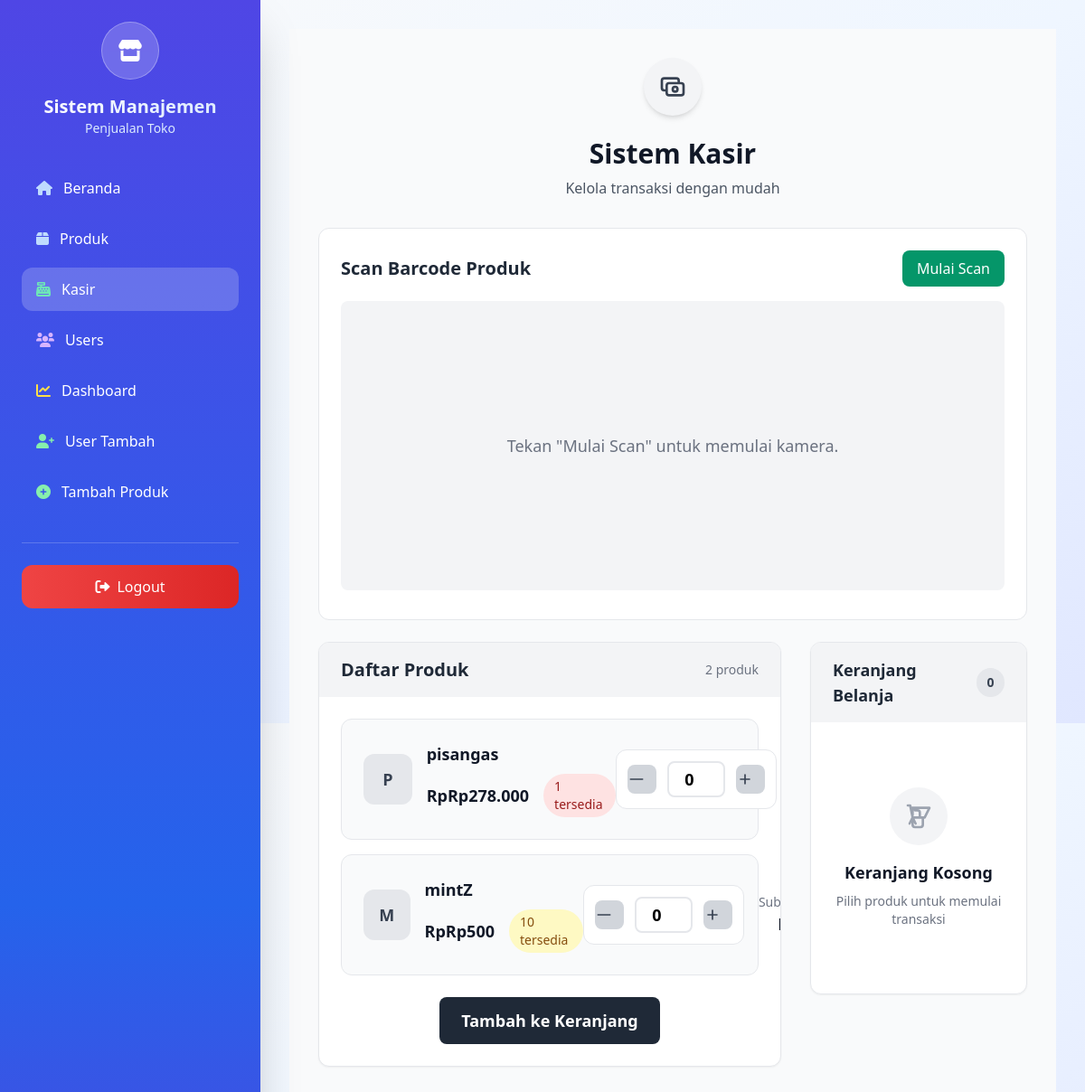
Page /kasir/ (signed in) on the committed database.
### Toko/models.py (models this page shows, shortened)
class Product(models.Model):
    name = models.CharField(max_length=255, verbose_name=_("Nama Produk"))
    barcode = models.CharField(max_length=100, blank=True, null=True, unique=True, verbose_name=_("Barcode"))  # Tambahkan ini
    description = models.TextField(verbose_name=_("Deskripsi"))
    price = models.DecimalField(max_digits=10, decimal_places=2, verbose_name=_("Harga Jual"))
    cost = models.DecimalField(max_digits=10, decimal_places=2, verbose_name=_("Harga Modal"), default=0)
    stock = models.PositiveIntegerField(verbose_name=_("Stok"))
    category = models.ForeignKey(Category, on_delete=models.CASCADE, related_name="products", verbose_name=_("Kategori"))
    supplier = models.ForeignKey(Supplier, on_delete=models.SET_NULL, null=True, blank=True, verbose_name=_("Supplier"))
    image = models.ImageField(upload_to='product_images/', blank=True, null=True, verbose_name=_("Gambar Produk"))
    qr_image = models.ImageField(upload_to='product_qr/', blank=True, null=True, verbose_name=_("QR Code"))
    class Meta:
        verbose_name = _("Produk")
        verbose_name_plural = _("Produk")

### Toko/views.py (the view)
    def _wrapped_view(request, *args, **kwargs):
        user = request.user
        if not user.is_authenticated:
            return redirect('login')
        if hasattr(user, 'userprofile') and (user.userprofile.role == 'kasir' or user.userprofile.role == 'admin'):
            return view_func(request, *args, **kwargs)
        return HttpResponseForbidden("Anda tidak memiliki akses ke halaman ini.")

### Toko/templatetags/idr.py (called while the page is built)
@register.filter
def idr(value):
    try:
        value = int(value)
        return "Rp{:,.0f}".format(value).replace(",", ".")
    except:
        return value

### Toko/views.py (called while the page is built, shortened)
def kasir_only(view_func):
    def _wrapped_view(request, *args, **kwargs):
        user = request.user
        if not user.is_authenticated:
            return redirect('login')
        if hasattr(user, 'userprofile') and (user.userprofile.role == 'kasir' or user.userprofile.role == 'admin'):
            return view_func(request, *args, **kwargs)
        return HttpResponseForbidden("Anda tidak memiliki akses ke halaman ini.")
    return _wrapped_view

@login_required
@kasir_only
def kasir(request):
    produk_list = Product.objects.all()
    keranjang = request.session.get('keranjang', {})
    keranjang_items = []
    total = 0
    for pk, qty in keranjang.items():
        produk = get_object_or_404(Product, pk=pk)
        subtotal = produk.price * qty
        keranjang_items.append({'produk': produk, 'qty': qty, 'subtotal': subtotal})
        total += subtotal
    return render(request, 'kasir.html', {
        'produk_list': produk_list,
        'keranjang_items': keranjang_items,
        'total': total
    })

### Toko/templates/kasir.html (shortened to what this page needs)
{% extends "sidebar.html" %} {% load dict_extras idr %} {% block content %}
<div class="min-h-screen bg-gray-50 py-8">
  <div class="max-w-7xl mx-auto px-4 sm:px-6 lg:px-8">
    <div class="text-center mb-8">
      <div
        class="inline-flex items-center justify-center w-16 h-16 bg-gray-100 rounded-full mb-6 shadow-md"
      >
        <svg
          class="w-8 h-8 text-gray-700"
          fill="none"
          stroke="currentColor"
          viewBox="0 0 24 24"
        >
          <path
            stroke-linecap="round"
            stroke-linejoin="round"
            stroke-width="2"
            d="M17 9V7a2 2 0 00-2-2H5a2 2 0 00-2 2v6a2 2 0 002 2h2m2 4h10a2 2 0 002-2v-6a2 2 0 00-2-2H9a2 2 0 00-2 2v6a2 2 0 002 2zm7-5a2 2 0 11-4 0 2 2 0 014 0z"
          />
        </svg>
      </div>
      <h1 class="text-3xl font-semibold text-gray-900 mb-2">Sistem Kasir</h1>
      <p class="text-gray-600">Kelola transaksi dengan mudah</p>
    </div>
    <div class="bg-white rounded-xl border border-gray-200 p-6 mb-6">
      <div class="flex items-center justify-between mb-4">
        <h2 class="text-xl font-semibold text-gray-800">Scan Barcode Produk</h2>
        <div class="flex space-x-2">
          <button
            id="startButton"
            onclick="startScan()"
            class="px-4 py-2 bg-emerald-600 text-white rounded-lg hover:bg-emerald-500"
          >
            Mulai Scan
          </button>
        </div>
      </div>
      <div
        id="qr-reader"
        class="w-full h-80 rounded-lg overflow-hidden bg-gray-100 flex items-center justify-center"
      >
        <p class="text-gray-500 text-lg" id="initialMessage">Tekan "Mulai Scan" untuk memulai kamera.</p>
      </div>
    </div>
    <div class="grid grid-cols-1 lg:grid-cols-3 gap-8">
      <div class="lg:col-span-2">
        <div
          class="bg-white rounded-xl shadow-sm border border-gray-200 overflow-hidden"
        >
          <div class="bg-gray-100 px-6 py-4">
            <div class="flex items-center justify-between">
              <h2 class="text-xl font-semibold text-gray-800">Daftar Produk</h2>
              <div class="text-gray-500 text-sm">
                {{ produk_list|length }} produk
              </div>
            </div>
          </div>
          <form method="post" id="kasir-form" class="p-6">
            <div class="space-y-4">
              {% for produk in produk_list %}
              <div
                class="group bg-gray-50 border border-gray-200 rounded-xl p-6 hover:shadow-sm transition-all duration-200"
              >
                <div class="flex items-center justify-between">
                  <div class="flex items-center space-x-4">
                    <div
                      class="w-14 h-14 bg-gray-200 rounded-xl flex items-center justify-center group-hover:scale-105 transition-transform duration-200"
                    >
                      <span class="text-gray-700 font-semibold text-lg"
                        >{{ produk.name|first|upper }}</span
                      >
                    </div>
                    <div>
                      <h3
                        class="text-lg font-semibold text-gray-900 group-hover:text-gray-700 transition-colors duration-200"
                      >
                        {{ produk.name }}
                      </h3>
                      <div class="mt-2">
                        <div class="flex items-center space-x-4">
                          <span class="text-lg font-semibold text-gray-900"
                            >Rp{{ produk.price|idr }}</span
                          >
                          {% if produk.stock > 10 %}
                          <span
                            class="inline-flex items-center px-3 py-1 rounded-full text-sm font-medium bg-green-100 text-green-800"
                          >
                            {{ produk.stock }} tersedia
                          </span>
                          {% elif produk.stock > 5 %}
                          <span
                            class="inline-flex items-center px-3 py-1 rounded-full text-sm font-medium bg-yellow-100 text-yellow-800"
                          >
                            {{ produk.stock }} tersedia
                          </span>
                          {% elif produk.stock > 0 %}
                          <span
                            class="inline-flex items-center px-3 py-1 rounded-full text-sm font-medium bg-red-100 text-red-800"
                          >
                            {{ produk.stock }} tersedia
                          </span>
                          {% else %}
                          <span
                            class="inline-flex items-center px-3 py-1 rounded-full text-sm font-medium bg-gray-200 text-gray-500"
                          >
                            Stok habis
                          </span>
                          {% endif %}
                        </div>
                      </div>
                    </div>
                  </div>
                  <div class="flex items-center space-x-4">
                    <div
                      class="flex items-center space-x-3 bg-white rounded-xl p-3 border border-gray-200"
                    >
                      <button
                        type="button"
                        onclick="decreaseQty('qty_{{ produk.pk }}')"
                        class="w-8 h-8 bg-gray-300 rounded-lg text-gray-700"
                      >
                        <svg
                          class="w-5 h-5"
                          fill="none"
                          stroke="currentColor"
                          viewBox="0 0 24 24"
                        >
                          <path
                            stroke-linecap="round"
                            stroke-linejoin="round"
                            stroke-width="2"
                            d="M20 12H4"
                          />
                        </svg>
                      </button>
                      <input
                        type="number"
                        name="qty_{{ produk.pk }}"
                        id="qty_{{ produk.pk }}"
                        min="0"
                        max="{{ produk.stock }}"
                        value="0"
                        onchange="updateTotal()"
                        class="w-16 h-10 text-center text-lg font-semibold border-2 border-gray-200 rounded-lg focus:border-emerald-500 focus:ring-2 focus:ring-emerald-200 focus:outline-none transition-all duration-200"
                      />
                      <button
                        type="button"
                        onclick="increaseQty('qty_{{ produk.pk }}', {{ produk.stock }})"
                        class="w-8 h-8 bg-gray-300 rounded-lg text-gray-700"
                      >
                        <svg
                          class="w-5 h-5"
                          fill="none"
                          stroke="currentColor"
                          viewBox="0 0 24 24"
                        >
                          <path
                            stroke-linecap="round"
                            stroke-linejoin="round"
                            stroke-width="2"
                            d="M12 6v6m0 0v6m0-6h6m-6 0H6"
                          />
                        </svg>
                      </button>
                    </div>
                    <div class="text-right">
                      <p class="text-sm text-gray-500">Subtotal</p>
                      <p
                        class="text-lg font-semibold text-gray-900"
                        id="subtotal_{{ produk.pk }}"
                      >
                      </p>
                    </div>
                  </div>
                </div>
              </div>
              {% endfor %}
            </div>
            <div class="mt-6 text-center">
              <button
                type="submit"
                class="inline-flex items-center px-6 py-3 bg-gray-800 text-white text-lg font-semibold rounded-lg hover:bg-gray-700 focus:outline-none focus:ring-2 focus:ring-gray-500 focus:ring-offset-2 transform transition-all duration-200"
              >
                Tambah ke Keranjang
              </button>
            </div>
          </form>
        </div>
      </div>
      <div class="lg:col-span-1">
        <div
          class="bg-white rounded-xl shadow-sm border border-gray-200 overflow-hidden sticky top-8"
        >
          <div class="bg-gray-100 px-6 py-4">
            <div class="flex items-center justify-between">
              <h3 class="text-lg font-semibold text-gray-800">
                Keranjang Belanja
              </h3>
              <div
                class="w-8 h-8 bg-gray-200 rounded-full flex items-center justify-center"
              >
                <span class="text-gray-700 font-bold text-sm"
                  >{{ keranjang_items|length }}</span
                >
              </div>
            </div>
          </div>
          <div class="p-6">
            {% if keranjang_items %}
            <div class="space-y-4 max-h-96 overflow-y-auto">
              {% for item in keranjang_items %}
              <div
                class="flex items-center justify-between p-4 bg-gray-50 border border-gray-200 rounded-xl hover:shadow-sm transition-all duration-200"
              >
                <div class="flex items-center space-x-3">
                  <div
                    class="w-10 h-10 bg-gray-200 rounded-lg flex items-center justify-center"
                  >
                    <span class="text-gray-700 font-semibold text-sm"
                      >{{ item.produk.name|first|upper }}</span
                    >
                  </div>
                  <div>
                    <h4 class="font-semibold text-gray-900 text-sm">
                      {{ item.produk.name }}
                    </h4>
                    <p class="text-xs text-gray-500">
                      {{ item.qty }} x Rp{{ item.produk.price|idr}}
                    </p>
                  </div>
                </div>
                <div class="text-right">
                  <p class="font-semibold text-gray-900">
                    Rp{{ item.subtotal|idr }}
                  </p>
                </div>
              </div>
              {% endfor %}
            </div>
            {% else %}
            <div class="text-center py-12">
              <div
                class="w-16 h-16 bg-gray-100 rounded-full flex items-center justify-center mx-auto mb-4"
              >
                <svg
                  class="w-8 h-8 text-gray-400"
                  fill="none"
                  stroke="currentColor"
                  viewBox="0 0 24 24"
                >
                  <path
                    stroke-linecap="round"
                    stroke-linejoin="round"
                    stroke-width="2"
                    d="M3 3h2l.4 2M7 13h10l4-8H5.4m0 0L7 13m0 0l-2.5 5M7 13l2.5 5m6-5v6a2 2 0 01-2 2H9a2 2 0 01-2-2v-6m6 0V9a2 2 0 00-2-2H9a2 2 0 00-2-2v6"
                  />
                </svg>
              </div>
              <h4 class="text-lg font-semibold text-gray-900 mb-2">
                Keranjang Kosong
              </h4>
              <p class="text-gray-500 text-sm">
                Pilih produk untuk memulai transaksi
              </p>
            </div>
            {% endif %}
          </div>
        </div>
      </div>
    </div>
  </div>
</div>
{% endblock %}

### rows in the picture
Product: name|first "P", name "pisangas", price|idr "Rp278.000", stock "1", pk "0"
Product: name|first "M", name "mintZ", price|idr "Rp500", stock "10", pk "0"

### other values in the picture
{{ produk_list|length }} "2"
{{ keranjang_items|length }} "0"
